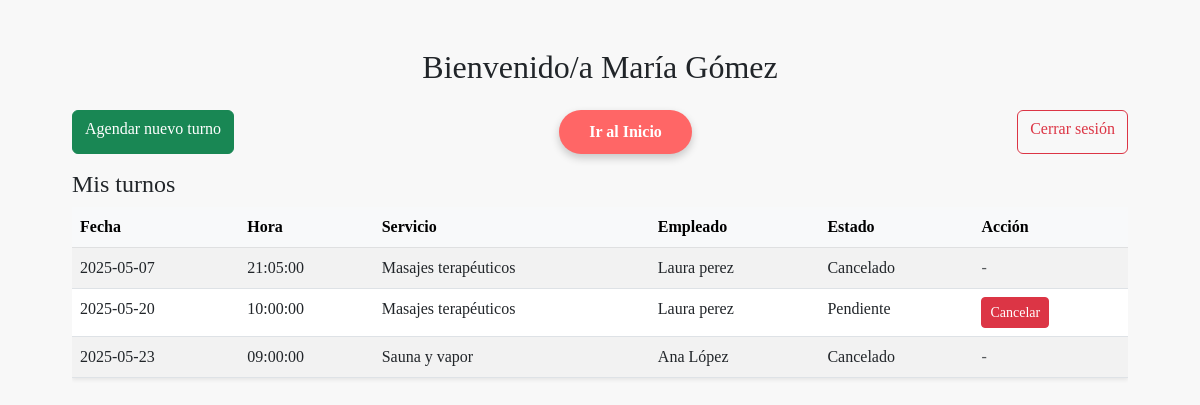
/panel_cliente.php (signed in), run on the app's committed database.
### tables this page shows
CREATE TABLE `clientes` (
  `id` int(11) NOT NULL,
  `nombre` varchar(100) NOT NULL,
  `email` varchar(100) NOT NULL,
  `telefono` varchar(20) DEFAULT NULL,
  `activo` tinyint(1) DEFAULT 1,
  `usuario_id` int(11) DEFAULT NULL
);

CREATE TABLE `turnos` (
  `id` int(11) NOT NULL,
  `id_cliente` int(11) NOT NULL,
  `id_empleado` int(11) NOT NULL,
  `id_servicio` int(11) NOT NULL,
  `fecha` date NOT NULL,
  `hora` time NOT NULL,
  `estado` enum('pendiente','confirmado','cancelado') DEFAULT 'pendiente'
);

CREATE TABLE `servicios` (
  `id` int(11) NOT NULL,
  `nombre` varchar(100) NOT NULL,
  `descripcion` text NOT NULL,
  `precio` decimal(10,2) NOT NULL
);

CREATE TABLE `empleados` (
  `id` int(11) NOT NULL,
  `nombre` varchar(100) NOT NULL,
  `email` varchar(100) NOT NULL,
  `telefono` varchar(20) DEFAULT NULL,
  `usuario_id` int(11) DEFAULT NULL,
  `rol` varchar(50) DEFAULT 'empleado'
);

### panel_cliente.php (the view, shortened to what this page needs)
<?php
$usuario = $_SESSION['usuario'] ?? '';
require_once __DIR__ . '/config.php';
$sqlCliente = "SELECT c.id, c.nombre
               FROM clientes c
               JOIN usuarios u ON c.usuario_id = u.id
               WHERE u.usuario = ?";
$stmt = $conexion->prepare($sqlCliente);
$stmt->bind_param("s", $usuario);
$stmt->execute();
$result = $stmt->get_result();
$cliente = $result->fetch_assoc();
$idCliente = $cliente['id'] ?? null;
$nombreCliente = $cliente['nombre'] ?? $usuario;
$turnos = [];
if ($idCliente) {
    $sqlTurnos = "SELECT t.id, t.fecha, t.hora, t.estado, s.nombre AS servicio, e.nombre AS empleado
                  FROM turnos t
                  JOIN servicios s ON t.id_servicio = s.id
                  JOIN empleados e ON t.id_empleado = e.id
                  WHERE t.id_cliente = ?
                  ORDER BY t.fecha, t.hora";
    $stmtTurnos = $conexion->prepare($sqlTurnos);
    $stmtTurnos->bind_param("i", $idCliente);
    $stmtTurnos->execute();
    $resultadoTurnos = $stmtTurnos->get_result();
    while ($fila = $resultadoTurnos->fetch_assoc()) {
        $turnos[] = $fila;
    }
}
?>
<!DOCTYPE html>
<html lang="es">
<head>
  <link href="https://cdn.jsdelivr.net/npm/bootstrap@5.3.0/dist/css/bootstrap.min.css" rel="stylesheet">
  <link rel="stylesheet" href="styles/style.css">
</head>
<body class="admin-page">
  <div class="container mt-5">
    <h2 class="mb-4 text-center">Bienvenido/a <?= htmlspecialchars($nombreCliente) ?></h2>
    <div class="d-flex justify-content-between mb-3">
      <a href="turno_nuevo.php" class="btn btn-success">Agendar nuevo turno</a>
      <a href="index.php"           class="btn btn-primary">Ir al Inicio</a>
      <a href="logout.php"          class="btn btn-outline-danger">Cerrar sesión</a>
    </div>
    <h4>Mis turnos</h4>
    <div class="table-responsive">
      <table class="table table-striped shadow-sm">
        <thead class="table-light">
          <tr>
            <th>Fecha</th>
            <th>Hora</th>
            <th>Servicio</th>
            <th>Empleado</th>
            <th>Estado</th>
            <th>Acción</th>
          </tr>
        </thead>
        <tbody>
          <?php if (!empty($turnos)): ?>
            <?php foreach ($turnos as $turno): ?>
              <tr>
                <td><?= $turno['fecha'] ?></td>
                <td><?= $turno['hora'] ?></td>
                <td><?= htmlspecialchars($turno['servicio']) ?></td>
                <td><?= htmlspecialchars($turno['empleado']) ?></td>
                <td><?= ucfirst($turno['estado']) ?></td>
                <td>
                  <?php if ($turno['estado'] === 'pendiente'): ?>
                    <a href="turno_cancelar.php?id=<?= $turno['id'] ?>"
                       class="btn btn-sm btn-danger"
                       onclick="return confirm('¿Deseás cancelar este turno?')">
                      Cancelar
                    </a>
                  <?php else: ?>
                    <span class="text-muted">-</span>
                  <?php endif; ?>
                </td>
              </tr>
            <?php endforeach; ?>
          <?php else: ?>
            <tr>
              <td colspan="6" class="text-center">Aún no tenés turnos registrados.</td>
            </tr>
          <?php endif; ?>
        </tbody>
      </table>
    </div>
  </div>
</body>
</html>

### styles/style.css (style rules this page uses)
:root { --primary-color: #E8DFF4; --secondary-color: #f8f8f8; --text-color: #333; --hover-color: #FBB3B3; --font-family: 'Playfair Display', serif; }
body { font-family: var(--font-family); margin: 0; padding: 0; flex-direction: column; min-height: 100vh; background-color: var(--secondary-color); }
.container { width: 90%; margin: auto; flex: 1; }
.btn-primary { background-color: #FF6666; color: white; border: none; padding: 10px 30px; border-radius: 30px; font-size: 1rem; font-weight: bold; box-shadow: 0 4px 8px rgba(0, 0, 0, 0.2); transition: all 0.3s ease; text-decoration: none; display: inline-block; }
.admin-page { font-family: var(--font-family); background-color: var(--secondary-color); }

### data on the page
clientes: nombre "María Gómez"
turnos: fecha "2025-05-07", hora "21:05:00", id_servicio.nombre "Masajes terapéuticos", id_empleado.nombre "Laura perez", estado "Cancelado"
turnos: fecha "2025-05-20", hora "10:00:00", id_servicio.nombre "Masajes terapéuticos", id_empleado.nombre "Laura perez", estado "Pendiente"
turnos: fecha "2025-05-23", hora "09:00:00", id_servicio.nombre "Sauna y vapor", id_empleado.nombre "Ana López", estado "Cancelado"
